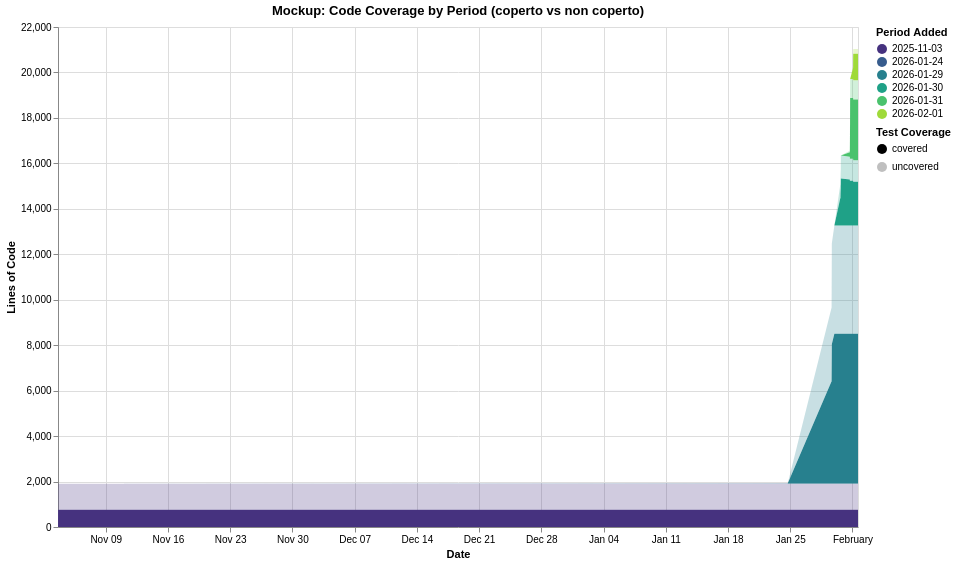

Vega-Lite specification for this chart:
### Vega-Lite specification from a JSON file in a GitHub repository (floating-point values rounded to 4 significant figures; data arrays with more than 128 entries replaced by an {"elided": "..."} marker saying what was removed)
{"$schema": "https://vega.github.io/schema/vega-lite/v5.json", "title": "Mockup: Code Coverage by Period (coperto vs non coperto)", "width": 800, "height": 500, "data": {"values": {"elided": "288 records"}}, "mark": {"type": "area"}, "encoding": {"x": {"field": "commit_date", "type": "temporal", "title": "Date"}, "y": {"field": "line_count", "type": "quantitative", "title": "Lines of Code", "stack": true}, "color": {"field": "period", "type": "ordinal", "scale": {"scheme": "viridis"}, "title": "Period Added"}, "opacity": {"field": "status", "type": "nominal", "scale": {"domain": ["covered", "uncovered"], "range": [1.0, 0.25]}, "legend": {"title": "Test Coverage"}}, "order": {"field": "period", "sort": "ascending"}, "tooltip": [{"field": "commit_date", "type": "temporal"}, {"field": "period", "type": "ordinal"}, {"field": "line_count", "type": "quantitative"}, {"field": "status", "type": "nominal"}]}}
